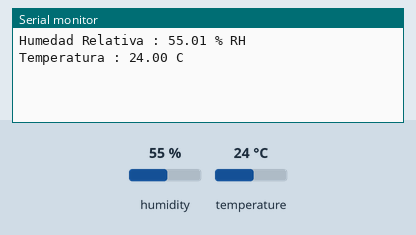
Bench run of a sketch on a simulated ESP32. Shown: the last lines printed to the serial monitor. Wiring (inferred from the names in the program): HTU21/Si7021 sensor at I2C address 0x40. The inputs (shaded band) are chosen by the test bench; at power-on: humidity 55 %, temperature 24 °C.

Above: at 1.5 s.
1.6 s: humidity set to 22 %
At 3.8 s:
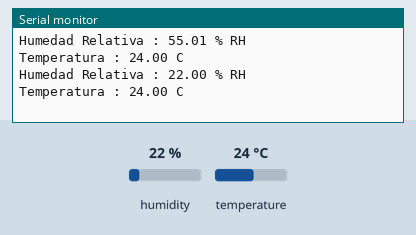
4.3 s: temperature set to 12 °C
At 6.5 s:
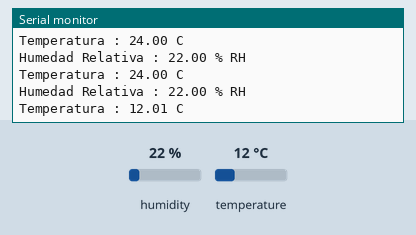
7.0 s: humidity set to 40 %
At 8.1 s:
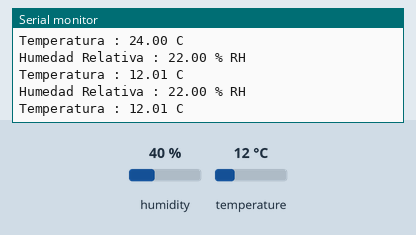
Timing chart, 0 to 10.0 s (numbered marks = the images above; inputs shaded):
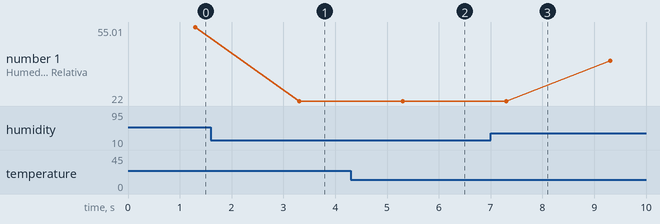

The sketch:

SI7006.ino
```cpp
// SI7006-A20 I2C 0x40

#include <Wire.h>

#define Addr_si7006 0x40

void setup()
{
  Wire.begin(2,14);
  Serial.begin(115200);

  Wire.beginTransmission(Addr_si7006);
  Wire.endTransmission();
  delay(300);
}

void loop()
{
    uint8_t data[2] = {0};

//Cálculo Humedad
    Wire.beginTransmission(Addr_si7006);
    // Para cambiar a Esclavo 0xE5
    Wire.write(0xF5);
    Wire.endTransmission();
    delay(500);

    Wire.requestFrom(Addr_si7006, 2);

    if(Wire.available() == 2)
    {
      data[0] = Wire.read();
      data[1] = Wire.read();
    }

    float humidity  = ((data[0] * 256.0) + data[1]);
    humidity = ((125 * humidity) / 65536.0) - 6;

//Cálculo Temperatura
    Wire.beginTransmission(Addr_si7006);
    Wire.write(0xF3);
    Wire.endTransmission();
    delay(500);
        Wire.requestFrom(Addr_si7006, 2);
    if(Wire.available() == 2)
    {
      data[0] = Wire.read();
      data[1] = Wire.read();
    }

    float temp  = ((data[0] * 256.0) + data[1]);
    float ctemp = ((175.72 * temp) / 65536.0) - 46.85;

//Output
    Serial.print("Humedad Relativa : ");
    Serial.print(humidity);
    Serial.println(" % RH");
    Serial.print("Temperatura : ");
    Serial.print(ctemp);
    Serial.println(" C");
    delay(1000);
}
```

Measured:
- after the input at 1.6 s, the serial monitor: prints a new line after 1.7 s (image 1)
- after the input at 4.3 s, the serial monitor: prints a new line after 1.0 s (image 2)
- plotted number 1: 55.01 → 22 after the input at 1.6 s, 22 → 40.01 after the input at 7.0 s
